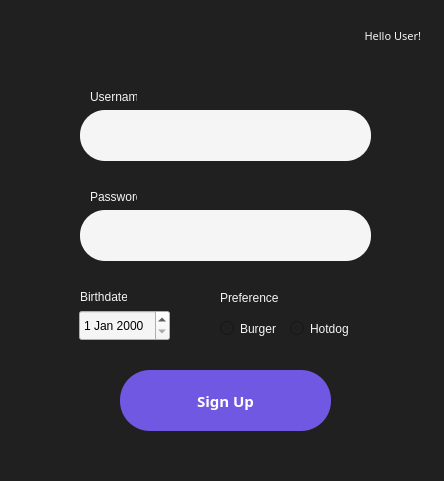
<?xml version="1.0" encoding="UTF-8"?>
<ui version="4.0">
 <class>MainWindow</class>
 <widget class="QMainWindow" name="MainWindow">
  <property name="geometry">
   <rect>
    <x>0</x>
    <y>0</y>
    <width>444</width>
    <height>481</height>
   </rect>
  </property>
  <property name="windowTitle">
   <string>Sign Up</string>
  </property>
  <property name="styleSheet">
   <string notr="true">background-color: #202020</string>
  </property>
  <widget class="QWidget" name="centralwidget">
   <widget class="QPushButton" name="btn_signup">
    <property name="geometry">
     <rect>
      <x>120</x>
      <y>370</y>
      <width>211</width>
      <height>61</height>
     </rect>
    </property>
    <property name="font">
     <font>
      <family>Segoe UI Variable Text Semibold</family>
      <pointsize>11</pointsize>
      <weight>75</weight>
      <bold>true</bold>
     </font>
    </property>
    <property name="cursor">
     <cursorShape>PointingHandCursor</cursorShape>
    </property>
    <property name="styleSheet">
     <string notr="true">color: white; background-color: #7158e2; border-radius: 30px
</string>
    </property>
    <property name="text">
     <string>Sign Up</string>
    </property>
   </widget>
   <widget class="QLabel" name="label_3">
    <property name="geometry">
     <rect>
      <x>90</x>
      <y>190</y>
      <width>47</width>
      <height>13</height>
     </rect>
    </property>
    <property name="styleSheet">
     <string notr="true">color: whitesmoke</string>
    </property>
    <property name="text">
     <string>Password</string>
    </property>
   </widget>
   <widget class="QLabel" name="label_4">
    <property name="geometry">
     <rect>
      <x>90</x>
      <y>90</y>
      <width>47</width>
      <height>13</height>
     </rect>
    </property>
    <property name="styleSheet">
     <string notr="true">color: whitesmoke</string>
    </property>
    <property name="text">
     <string>Username</string>
    </property>
   </widget>
   <widget class="QDateEdit" name="in_ubdate">
    <property name="geometry">
     <rect>
      <x>79</x>
      <y>310</y>
      <width>91</width>
      <height>31</height>
     </rect>
    </property>
    <property name="styleSheet">
     <string notr="true"> background-color: whitesmoke</string>
    </property>
   </widget>
   <widget class="QLabel" name="label_5">
    <property name="geometry">
     <rect>
      <x>80</x>
      <y>290</y>
      <width>47</width>
      <height>13</height>
     </rect>
    </property>
    <property name="styleSheet">
     <string notr="true">color: whitesmoke</string>
    </property>
    <property name="text">
     <string>Birthdate</string>
    </property>
   </widget>
   <widget class="QRadioButton" name="in_upref1">
    <property name="geometry">
     <rect>
      <x>220</x>
      <y>320</y>
      <width>82</width>
      <height>17</height>
     </rect>
    </property>
    <property name="styleSheet">
     <string notr="true">color: whitesmoke</string>
    </property>
    <property name="text">
     <string>Burger</string>
    </property>
   </widget>
   <widget class="QRadioButton" name="in_upref2">
    <property name="geometry">
     <rect>
      <x>290</x>
      <y>320</y>
      <width>82</width>
      <height>17</height>
     </rect>
    </property>
    <property name="styleSheet">
     <string notr="true">color: whitesmoke</string>
    </property>
    <property name="text">
     <string>Hotdog</string>
    </property>
   </widget>
   <widget class="QLabel" name="label_6">
    <property name="geometry">
     <rect>
      <x>220</x>
      <y>290</y>
      <width>61</width>
      <height>16</height>
     </rect>
    </property>
    <property name="styleSheet">
     <string notr="true">color: whitesmoke</string>
    </property>
    <property name="text">
     <string>Preference</string>
    </property>
   </widget>
   <widget class="QLabel" name="out_label">
    <property name="geometry">
     <rect>
      <x>140</x>
      <y>20</y>
      <width>281</width>
      <height>31</height>
     </rect>
    </property>
    <property name="font">
     <font>
      <family>Segoe UI Variable Text Semibold</family>
      <pointsize>8</pointsize>
     </font>
    </property>
    <property name="styleSheet">
     <string notr="true">color: whitesmoke; background-color: #202020;</string>
    </property>
    <property name="text">
     <string>Hello User!</string>
    </property>
    <property name="alignment">
     <set>Qt::AlignRight|Qt::AlignTrailing|Qt::AlignVCenter</set>
    </property>
   </widget>
   <widget class="QLineEdit" name="in_uname">
    <property name="geometry">
     <rect>
      <x>80</x>
      <y>110</y>
      <width>291</width>
      <height>51</height>
     </rect>
    </property>
    <property name="font">
     <font>
      <family>Segoe UI Variable Text Semibold</family>
      <pointsize>12</pointsize>
     </font>
    </property>
    <property name="styleSheet">
     <string notr="true">background-color: whitesmoke; border-radius: 25px</string>
    </property>
   </widget>
   <widget class="QLineEdit" name="in_upasw">
    <property name="geometry">
     <rect>
      <x>80</x>
      <y>210</y>
      <width>291</width>
      <height>51</height>
     </rect>
    </property>
    <property name="font">
     <font>
      <family>Segoe UI Variable Text Semibold</family>
      <pointsize>12</pointsize>
     </font>
    </property>
    <property name="styleSheet">
     <string notr="true">background-color: whitesmoke; border-radius: 25px</string>
    </property>
    <property name="echoMode">
     <enum>QLineEdit::Password</enum>
    </property>
   </widget>
  </widget>
 </widget>
 <resources/>
 <connections/>
</ui>
